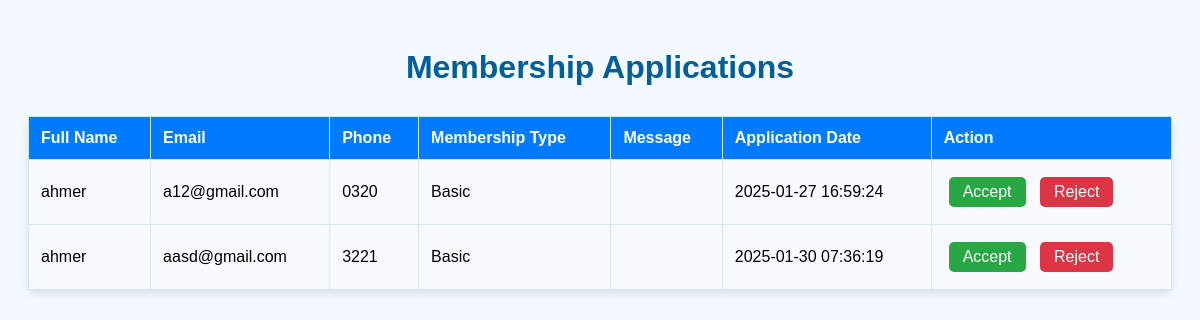
The app's page /admin-membership.php with its own data.
### tables this page shows
CREATE TABLE `memberships` (
  `id` int(11) NOT NULL,
  `full_name` varchar(255) NOT NULL,
  `email` varchar(255) NOT NULL,
  `phone` varchar(15) NOT NULL,
  `membership_type` enum('Basic','Premium','Lifetime') NOT NULL,
  `message` text DEFAULT NULL,
  `application_date` timestamp NOT NULL DEFAULT current_timestamp(),
  `status` enum('pending','accepted','rejected') DEFAULT 'pending'
);

### src/admin-membership.php (the view, shortened to what this page needs)
<?php
include('db.php');
$query = "SELECT * FROM memberships WHERE status = 'pending'";
$result = mysqli_query($conn, $query);
?>
<!DOCTYPE html>
<html lang="en">
<head>
</head>
<body>
    <h1>Membership Applications</h1>
    <table>
        <thead>
            <tr>
                <th>Full Name</th>
                <th>Email</th>
                <th>Phone</th>
                <th>Membership Type</th>
                <th>Message</th>
                <th>Application Date</th>
                <th>Action</th>
            </tr>
        </thead>
        <tbody>
            <?php while ($row = mysqli_fetch_assoc($result)): ?>
                <tr>
                    <td><?php echo htmlspecialchars($row['full_name']); ?></td>
                    <td><?php echo htmlspecialchars($row['email']); ?></td>
                    <td><?php echo htmlspecialchars($row['phone']); ?></td>
                    <td><?php echo htmlspecialchars($row['membership_type']); ?></td>
                    <td><?php echo htmlspecialchars($row['message']); ?></td>
                    <td><?php echo htmlspecialchars($row['application_date']); ?></td>
                    <td>
                        <a href="?action=accept&id=<?php echo $row['id']; ?>" class="action-btn accept">Accept</a>
                        <a href="?action=reject&id=<?php echo $row['id']; ?>" class="action-btn reject">Reject</a>
                    </td>
                </tr>
            <?php endwhile; ?>
        </tbody>
    </table>
</body>
</html>

### src/admin-membership.php (style rules this page uses)
body { font-family: Arial, sans-serif; background-color: #f4f8ff; padding: 20px; }
h1 { text-align: center; color: #005f99; margin-bottom: 30px; }
table { width: 100%; border-collapse: collapse; margin-bottom: 20px; background-color: #ffffff; border-radius: 8px; box-shadow: 0 4px 8px rgba(0, 0, 0, 0.1); }
th, td { padding: 12px; text-align: left; border: 1px solid #d1e7fd; }
th { background-color: #007bff; color: white; }
td { background-color: #f7faff; }
.action-btn { padding: 6px 14px; border-radius: 5px; color: white; text-decoration: none; display: inline-block; text-align: center; margin: 5px; }
.accept { background-color: #28a745; }
.reject { background-color: #dc3545; }

### records on screen
memberships: full_name "ahmer", email "a12@gmail.com", phone "0320", membership_type "Basic", application_date "2025-01-27 16:59:24"
memberships: full_name "ahmer", email "aasd@gmail.com", phone "3221", membership_type "Basic", application_date "2025-01-30 07:36:19"
